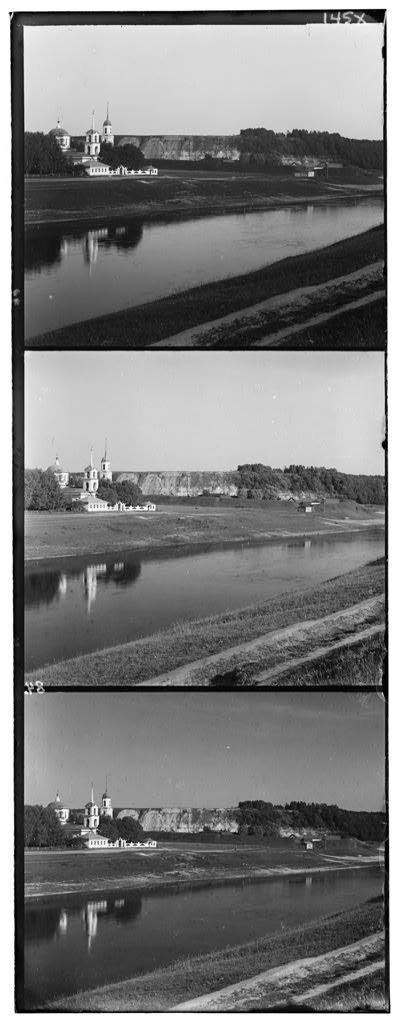
#> input picture hw1_submission/HW1_files/prokudin-gorskii/00125v.jpg, 400 x 1024 px, found by its file name; its folder holds only this picture in this run
$ python problem2_task2.py
#> lines starting #> are read from the running program, lines starting #| are printed output that depends on the picture
### hw1_submission/utils.py

import os,sys


import numpy as np
import matplotlib.pyplot as plt
import imageio
import cv2


def stackimages(image1,image2,image3):
	image1_b = image1[:,:,None]
	image2_g = image2[:,:,None]
	image3_r = image3[:,:,None]
	stacked=np.dstack((image1_b,image2_g))
	stacked_all = np.dstack((stacked,image3_r))
	stacked_all_rgb = cv2.cvtColor(stacked_all, cv2.COLOR_BGR2RGB)

	return stacked_all_rgb
# [20 lines left out: function checkoffset_recursive, not called in this run]

def checkoffset(imageA,imageB):
	# measure_old =100000000
	measure_old=0
	imageA = imageA.astype('float')
	imageB = imageB.astype('float')

	for i in range(-15,15):
		for j in range(-15,15):

			moved_image_right = np.roll(imageA, i, axis=1) #right
			moved_image_up = np.roll(moved_image_right, j, axis=0) #up
			measure= np.sum(moved_image_up*imageB)

			if measure>measure_old:
				x_off = i
				y_off = j
				measure_old = measure

	return x_off, y_off

### hw1_submission/problem2_task2.py
import os,sys

thisdir = os.path.dirname(os.path.dirname(os.path.abspath(__file__)))
# thisdir = os.path.dirname(os.path.abspath(__file__))
sys.path.append(thisdir+'/HW1_files')
sys.path.append(thisdir+'/HW1_files/prokudin-gorskii/')

import numpy as np
import matplotlib.pyplot as plt
import imageio
import cv2
from utils import *


# image = plt.imread('../HW1_files/prokudin-gorskii/00149v.jpg')
# image = plt.imread('../HW1_files/seoul_tableau.jpg')
imagename = ['00125v','00149v','00153v','00351v','00398v','01112v','efros_tableau']

for i in range(len(imagename)):
	image = plt.imread('../HW1_files/prokudin-gorskii/'+ imagename[i]+'.jpg')
#> image is the input picture: shape (1024, 400); min 0, max 255, mean 124.2

	if imagename[i] == 'efros_tableau':
		image = image[(image.mean(axis=1)<240 ),:]
		image = image[:,(image.mean(axis=0)<240)&(image.mean(axis=0)>30)]
	else:
		image = image[(image.mean(axis=1)<230 ),:]
#> image: shape (1005, 400)
		image = image[:,(image.mean(axis=0)<230)&(image.mean(axis=0)>90)]
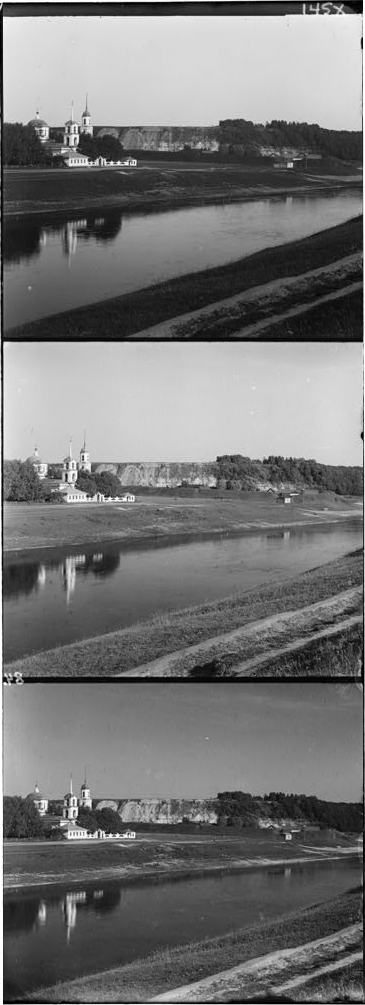
#> image: shape (1005, 365); min 0, max 255, mean 116.8
	h,w = image.shape
#> h = 1005; w = 365

	h_ind =round(h/3)
#> h_ind = 335
	image1 = image[:h_ind,:]
	image2 = image[h_ind:2*h_ind,:]
	image3 = image[2*h_ind:3*h_ind,:]
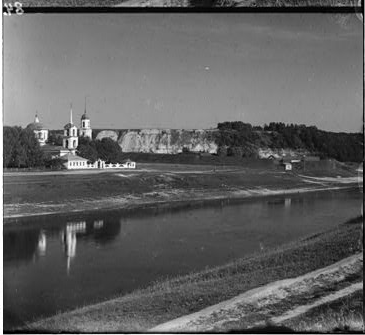
#> image3: shape (335, 365); min 0, max 255, mean 96.4
	if 3*h_ind>h:
		image3 = image[2*h_ind-1:3*h_ind-1,:]

	# image1 = image[20:338,22:380]
	# image2 = image[342+6:673-7,22:380]
	# image3 = image[682+1:1002-1,22:380]

	stacked = stackimages(image1,image2,image3)

	plt.imshow(stacked)
	plt.show()
	# plt.imsave('test_prob3.png',stacked_all_rgb)

	# image1=  np.roll(image1,(2, -8), axis=(1,0))
	# image2 =  np.roll(image2,(1, 0), axis=(1,0))

	x_off1, y_off1=checkoffset(image1,image3)
#> after the loop in checkoffset, `for i in range(-15,15):`:
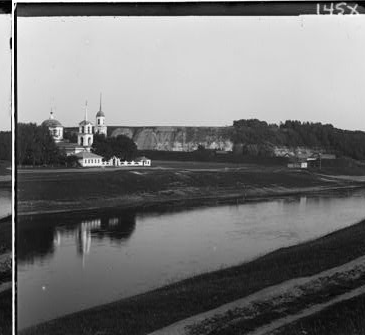
#> moved_image_right: shape (335, 365) float64; min 0, max 255, mean 116.9
#> after the loop in checkoffset, `for i in range(-15,15):`: measure_old = 1.62e+09; x_off = 2; y_off = 3
#> x_off1 = 2; y_off1 = 3
	x_off2, y_off2=checkoffset(image2,image3)
#> after the loop in checkoffset (call 2), `for i in range(-15,15):`:
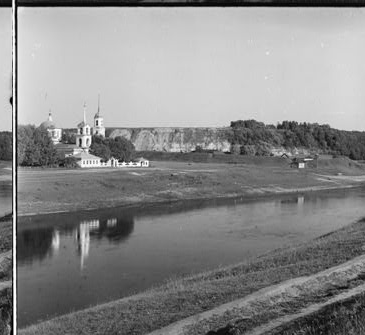
#> moved_image_right: shape (335, 365) float64; min 0, max 255, mean 137.2
#> after the loop in checkoffset (call 2), `for i in range(-15,15):`: measure_old = 1.84e+09; x_off = 1; y_off = 2
#> x_off2 = 1; y_off2 = 2
	# x_off1, y_off1=checkoffset_recursive(image1,image3,0,0,2,h,w)
	# x_off2, y_off2=checkoffset_recursive(image2,image3,0,0,2,h,w)
	print(x_off1, y_off1)
#| 2 3
	print(x_off2, y_off2)
#| 1 2

	image1=  np.roll(image1,(x_off1, y_off1), axis=(1,0))# aligned
	image2 =  np.roll(image2,(x_off2, y_off2), axis=(1,0))
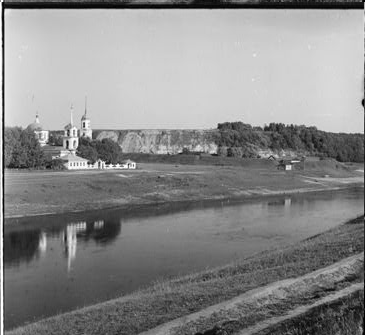
#> image2: shape (335, 365); min 0, max 255, mean 137.2

	stacked = stackimages(image1,image2,image3)
#> in stackimages (call 2), `stacked_all = np.dstack((stacked,image3_r))`:
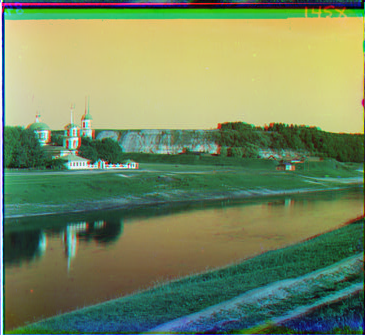
#> stacked_all: shape (335, 365, 3); mean of channels 0, 1, 2 116.9, 137.2, 96.4; drawn as R, G, B
#> in stackimages (call 2), `stacked_all_rgb = cv2.cvtColor(stacked_all, cv2.COLOR_BGR2RGB)`:
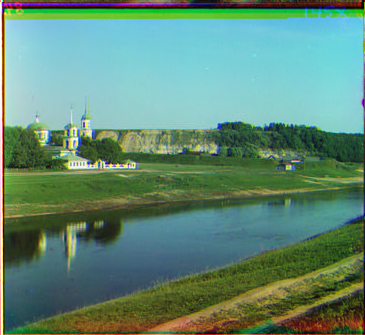
#> stacked_all_rgb: shape (335, 365, 3); mean R, G, B 96.4, 137.2, 116.9
#> (the run stopped early here; a loop or call above may not have finished)
